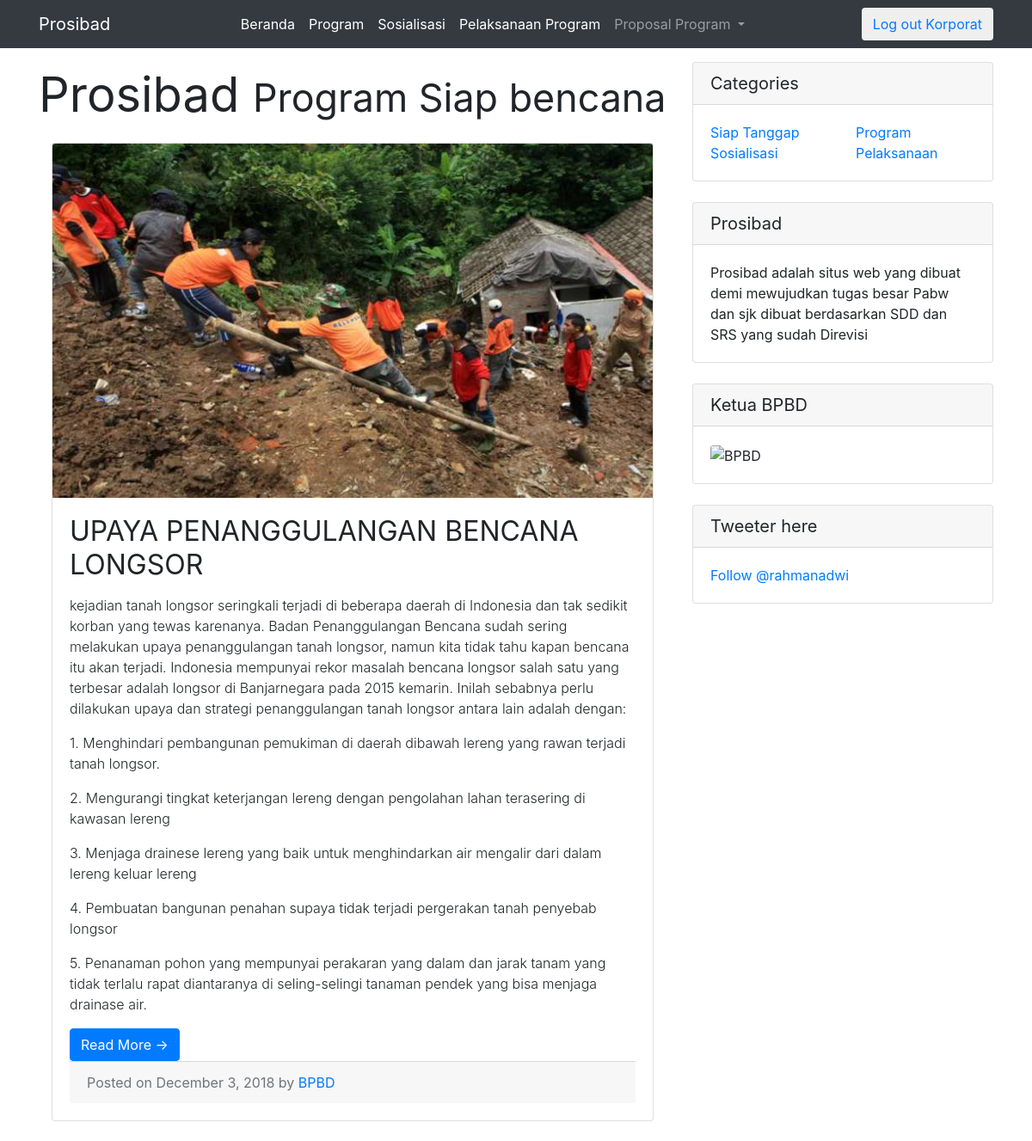
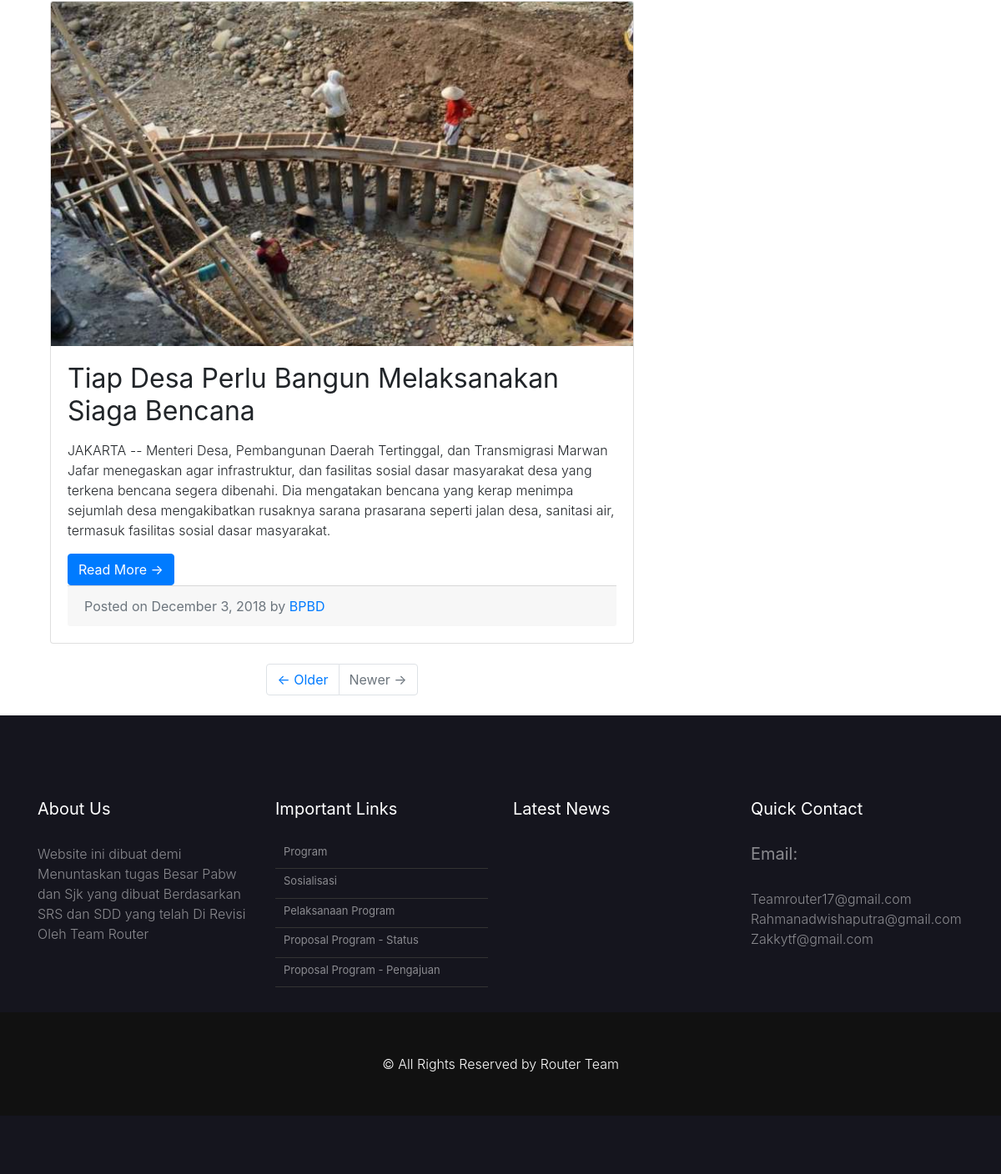
/index.php/korporat/viewpelaksanaancorp, run on the app's committed database (2 pictures, top to bottom).
### tables this page shows
CREATE TABLE `tbl_pelpro` (
  `pelpro_id` int(11) NOT NULL,
  `pelpro_judul` varchar(150) DEFAULT NULL,
  `pelpro_isi` text,
  `pelpro_image` varchar(40) DEFAULT NULL,
  `pelpro_tanggal` timestamp NOT NULL DEFAULT CURRENT_TIMESTAMP
);

### application/controllers/Korporat.php (called while the page is built, shortened)
<?php
class Korporat extends CI_Controller {
  function __construct(){
    $this->load->model('m_berita');
    $this->load->model('m_program');
    $this->load->model('m_sls');
    $this->load->model('m_pelpro');
    $this->load->model('m_nilai');
    $this->load->model('m_files');
        $this->load->library('upload');
                $this->load->helper(array('url'));
  }
  public function viewpelaksanaancorp()
   {
    $x['data']=$this->m_pelpro->get_all_pelpro();
    $this->load->view('Korporat/Pelaksanaancorp',$x);
  }
}
?>

### index.php (called while the page is built, shortened)
<?php
require_once BASEPATH.'core/CodeIgniter.php';

### application/models/M_pelpro.php (called while the page is built, shortened)
<?php
class M_pelpro extends CI_Model{
	function get_all_pelpro(){
		$hsl=$this->db->query("SELECT * FROM tbl_pelpro ORDER BY pelpro_id DESC");
		return $hsl;
	}
}

### application/views/Korporat/Pelaksanaancorp.php (the view, shortened to what this page needs)
<!DOCTYPE html>
  <head>
<link href="//maxcdn.bootstrapcdn.com/bootstrap/4.1.3/css/bootstrap.min.css" rel="stylesheet" id="bootstrap-css">
    <link  rel="stylesheet" href="<?php echo base_url().'/css/gaya.css'?>"  type="text/css" media="all" >
  </head>
  <body>
    <nav class="navbar navbar-expand-lg navbar-dark bg-dark sticky-top">
      <div class="container">
        <a class="navbar-brand" href="#">Prosibad</a>
        <div class="collapse navbar-collapse" id="navbarResponsive">
          <ul class="navbar-nav ml-auto">
            <div class="nav-link">
              <?php echo anchor('page','<div class="customcolor"> Beranda </div>'); ?>
            </div>
             <li class="nav-item">
            <div class="nav-link">
              <?php echo anchor('Korporat/viewprogramcorp','<div class="customcolor"> Program </div>'); ?>
            </div>
          </li>
            <li class="nav-item">
              <div class="nav-link">
              <?php echo anchor('Korporat/viewsosialcorp','<div class="customcolor"> Sosialisasi </div>'); ?>
            </div>
            </li>
           <li class="nav-item">
              <div class="nav-link">
              <?php echo anchor('Korporat/viewpelaksanaancorp','<div class="customcolor"> Pelaksanaan Program </div>'); ?>
              </div>
            </li>
      <li class="nav-item dropdown">
        <a class="nav-link dropdown-toggle" href="#" id="navbarDropdown" role="button" data-toggle="dropdown" aria-haspopup="true" aria-expanded="false">
          Proposal Program
        </a>
      </li>
          </ul>
      <div class="ml-auto my-2 my-lg-0">
<button class="btn btn-outline my-2 my-sm-0" ><a href="<?php echo base_url().'index.php/login/logout'?>">Log out Korporat</a></button>
</div></div>
</div>
    </nav>
    <div class="container">
      <div class="row">
        <div class="col-md-8">
          <h1 class="my-4">Prosibad
            <small>Program Siap bencana</small>
          </h1>
  <div class="container">
    <?php
      function limit_words($string, $word_limit){
                $words = explode(" ",$string);
                return implode(" ",array_splice($words,0,$word_limit));
            }
      foreach ($data->result_array() as $i) :
        $id=$i['pelpro_id'];
        $judul=$i['pelpro_judul'];
        $image=$i['pelpro_image'];
        $isi=$i['pelpro_isi'];
    ?>
     <div class="card mb-4">
            <img class="card-img-top" src="<?php echo base_url().'assets/images/'.$image;?>" alt="Card image cap">
            <div class="card-body">
              <h2 class="card-title"><?php echo $judul;?></h2>
              <p class="card-text"><?php echo limit_words($isi,90000);?><a href="<?php echo base_url().'index.php/post_pelpro/view/'.$id;?>"></a></p>
              <div>
         <a href="<?php echo base_url().'index.php/post_pelpro/view/'.$id;?>" class="btn btn-primary">Read More →</a>
            </div>
            <div class="card-footer text-muted">
              Posted on December 3, 2018 by
              <a href="#">BPBD</a>
            </div>
          </div>
      </div>
    <?php endforeach;?>
  </div>
          <ul class="pagination justify-content-center mb-4">
            <li class="page-item">
              <a class="page-link" href="#">← Older</a>
            </li>
            <li class="page-item disabled">
              <a class="page-link" href="#">Newer →</a>
            </li>
          </ul>
        </div>
        <div class="col-md-4">
          <div class="card my-3">
            <h5 class="card-header">Categories</h5>
            <div class="card-body">
              <div class="row">
                <div class="col-lg-6">
                  <ul class="list-unstyled mb-0">
                    <li>
                      <?php echo anchor('Page','<div> Siap Tanggap </div>'); ?>
                    </li>
                    <li>
                  <?php echo anchor('Korporat/viewsosialcorp','<div> Sosialisasi </div>'); ?>
                    </li>
                  </ul>
                </div>
                <div class="col-lg-6">
                  <ul class="list-unstyled mb-0">
                    <li>
                <?php echo anchor('Korporat/viewprogramcorp','<div> Program </div>'); ?>
                    </li>
                    <li>
                      <?php echo anchor('Korporat/viewpelaksanaancorp','<div> Pelaksanaan </div>'); ?>
                    </li>
                  </ul>
                </div>
              </div>
            </div>
          </div>
          <div class="card my-4">
            <h5 class="card-header">Prosibad</h5>
            <div class="card-body">
              Prosibad adalah situs web yang dibuat demi mewujudkan tugas besar Pabw dan sjk
              dibuat berdasarkan SDD dan SRS yang sudah Direvisi
            </div>
          </div>
          <div class="card my-4">
            <h5 class="card-header">Ketua BPBD</h5>
            <div class="card-body">
              <img class="card-img-top" src="https://pbs.twimg.com/profile_images/842298737011519488/Yx0yMvJu_400x400.jpg" alt="BPBD">
            </div>
          </div>
          <div class="card my-4">
            <h5 class="card-header">Tweeter here</h5>
            <div class="card-body">
<a href="https://twitter.com/rahmanadwi" class="twitter-follow-button" data-show-count="false">Follow @rahmanadwi</a><script async src="https://platform.twitter.com/widgets.js" charset="utf-8"></script>
            </div>
          </div>
        </div>
      </div>
    </div>
    <footer class="kilimanjaro_area">
        <div class="foo_top_header_one section_padding_100_70">
            <div class="container">
                <div class="row">
                    <div class="col-12 col-md-6 col-lg-3">
                        <div class="kilimanjaro_part">
                            <h5>About Us</h5>
                            <p>
                              Website ini dibuat demi Menuntaskan tugas Besar Pabw dan Sjk yang dibuat Berdasarkan SRS dan SDD yang telah Di Revisi Oleh Team Router
                            </p>
                        </div>
                    </div>
                    <div class="col-12 col-md-6 col-lg-3">
                        <div class="kilimanjaro_part">
                            <h5>Important Links</h5>
                            <ul class="kilimanjaro_links">
                                <li><a href="<?= site_url('korporat/program'); ?>"><i class="fa fa-angle-right" aria-hidden="true"></i>Program</a></li>
                                <li><a href="<?= site_url('korporat/sosialisasi'); ?>"><i class="fa fa-angle-right" aria-hidden="true"></i>Sosialisasi</a></li>
                                <li><a href="<?= site_url('korporat/pelaksanaan'); ?>"><i class="fa fa-angle-right" aria-hidden="true"></i>Pelaksanaan Program</a></li>
                                <li><a href="<?= site_url('korporat/status') ?>"><i class="fa fa-angle-right" aria-hidden="true"></i>Proposal Program - Status</a></li>
                                <li><a href="<?= site_url('korporat/pengajuan') ?>"><i class="fa fa-angle-right" aria-hidden="true"></i>Proposal Program - Pengajuan</a></li>
                            </ul>
                        </div>
                    </div>
                    <div class="col-12 col-md-6 col-lg-3">
                        <div class="kilimanjaro_part">
                            <h5>Latest News</h5>
                        </div>
                    </div>
                    <div class="col-12 col-md-6 col-lg-3">
                        <div class="kilimanjaro_part">
                            <h5>Quick Contact</h5>
                            <div class="kilimanjaro_single_contact_info">
                            <div class="kilimanjaro_single_contact_info">
                                <h5>Email:</h5>
                                <p>Teamrouter17@gmail.com<br> Rahmanadwishaputra@gmail.com
                                <br> Zakkytf@gmail.com</p>
                            </div>
                        </div>
                    </div>
                </div>
            </div>
        </div>
    <footer>
        <div class=" kilimanjaro_bottom_header_one section_padding_50 text-center">
            <div class="container">
                <div class="row">
                    <div class="col-12">
                        <p>© All Rights Reserved by Router Team</p>
                    </div>
                </div>
            </div>
        </div>
    </footer>
  </body>
</html>

### css/gaya.css (style rules this page uses)
.customcolor { color: white; }
a { text-decoration: none !important; }
h1 { font-size: 3.5rem; font-weight: 300; line-height: 1.1; }
.kilimanjaro_area { position: relative; z-index: 1; }
.foo_top_header_one { background-color: #15151e; color: #fff; }
.section_padding_100_70 { padding-top: 100px; padding-bottom: 70px; }
.foo_top_header_one { color: #fff; }
.kilimanjaro_part { margin-bottom: 30px; }
.foo_top_header_one .kilimanjaro_part > h5 { color: #fff; }
.kilimanjaro_part h4, .kilimanjaro_part h5 { margin-bottom: 30px; }
.kilimanjaro_single_contact_info > p, .kilimanjaro_single_contact_info > h5, .kilimanjaro_blog_area > a, .foo_top_header_one .kilimanjaro_part > p { color: rgba(255,255,255,.5); }
p, ul li, ol li { font-weight: 300; }
ul { margin: 0; padding: 0; }
.kilimanjaro_bottom_header_one { background-color: #111; }
.section_padding_50 { padding: 50px 0; }
.kilimanjaro_bottom_header_one p { color: #fff; margin: 0; }
a, h1, h2, h3, h4, h5, h6 { font-weight: 400; }
ol li, ul li { list-style: outside none none; }
.kilimanjaro_links a { border-bottom: 1px solid #333; color: rgba(255,255,255,.5); display: block; font-size: 13px; margin-bottom: 5px; padding-bottom: 10px; }
.kilimanjaro_links a { color: rgba(255,255,255,.5); font-size: 13px; }
.kilimanjaro_links a i { padding-right: 10px; }

### data on the page
tbl_pelpro: pelpro_image (picture), pelpro_judul "UPAYA PENANGGULANGAN BENCANA LONGSOR", pelpro_isi "kejadian tanah longsor seringkali terjadi di beberapa daerah di Indonesia dan tak sedikit korban yang tewas karenanya. Badan Penanggulangan Bencana sudah sering melakukan upaya penanggulangan tanah longsor, namun kita tidak tahu kapan bencana itu akan terjadi. Indonesia mempunyai rekor masalah bencana longsor salah satu yang terbesar adalah longsor di Banjarnegara pada 2015 kemarin. Inilah sebabnya perlu dilakukan upaya dan strategi penanggulangan tanah longsor antara lain adalah dengan: 1. Menghindari pembangunan pemukiman di daerah dibawah lereng yang rawan terjadi tanah longsor. 2. Mengurangi tingkat keterjangan lereng dengan pengolahan lahan terasering di kawasan lereng 3. Menjaga…"
tbl_pelpro: pelpro_image (picture), pelpro_judul "Tiap Desa Perlu Bangun Melaksanakan Siaga Bencana", pelpro_isi "JAKARTA -- Menteri Desa, Pembangunan Daerah Tertinggal, dan Transmigrasi Marwan Jafar menegaskan agar infrastruktur, dan fasilitas sosial dasar masyarakat desa yang terkena bencana segera dibenahi. Dia mengatakan bencana yang kerap menimpa sejumlah desa mengakibatkan rusaknya sarana prasarana seperti jalan desa, sanitasi air, termasuk fasilitas sosial dasar masyarakat."

### other printed values
anchor('page','<div class="customcolor"> Beranda </div>') "Beranda"
anchor('Page','<div> Siap Tanggap </div>') "Siap Tanggap"
anchor('Korporat/viewsosialcorp','<div> Sosialisasi </div>') "Sosialisasi"
anchor('Korporat/viewprogramcorp','<div> Program </div>') "Program"
anchor('Korporat/viewpelaksanaancorp','<div> Pelaksanaan </div>') "Pelaksanaan"
